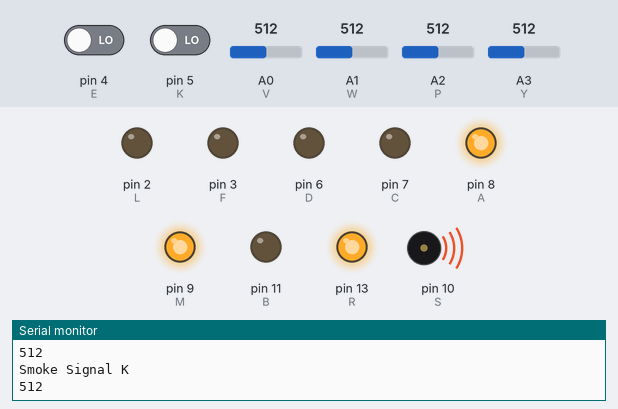
The sketch below on a simulated Arduino Uno, built with avr-gcc and run on an emulated ATmega328P. On the bench: output pins drawn as LEDs (lit = HIGH), buzzer (waves = sounding), the last lines printed to the serial monitor. Inputs (shaded band) come from the test bench; at power-on: pin 5 (K) LOW, pin 4 (E) LOW, A0 (V) = 512, A1 (W) = 512, A2 (P) = 512, A3 (Y) = 512. Pins used as bus, display or sensor lines are not drawn.

Above: at 4.8 s.
4.9 s: pin 5 (K) driven HIGH
At 9.4 s:
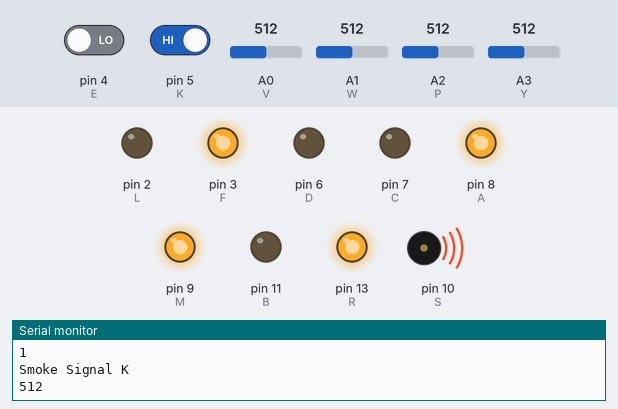
13.9 s: pin 4 (E) driven HIGH
At 17.1 s:
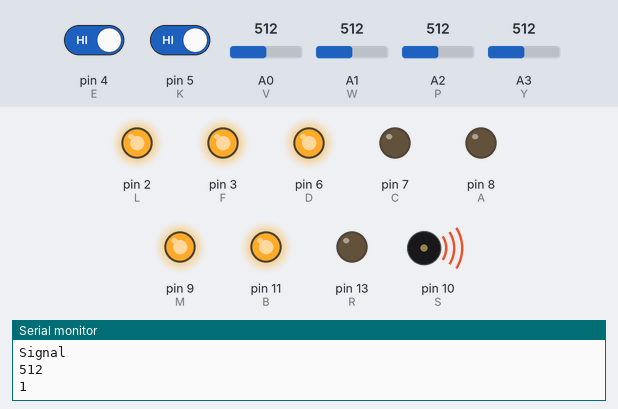
23.1 s: pin 5 (K) driven LOW
At 26.5 s:
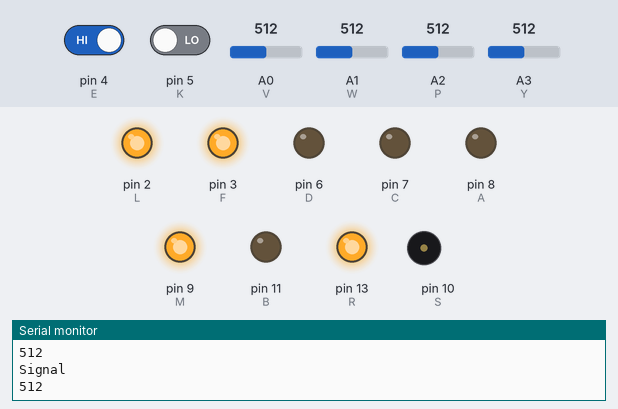
32.1 s: pin 4 (E) driven LOW
At 35.8 s:
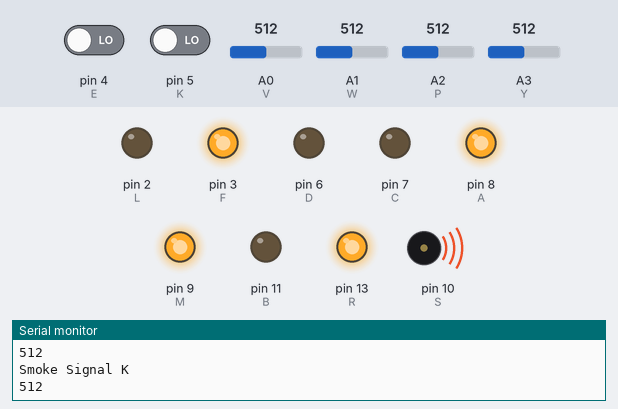
42.9 s: A0 (V) set to 90
48.1 s: A1 (W) set to 111
53.1 s: A1 (W) set to 90
At 55.0 s:
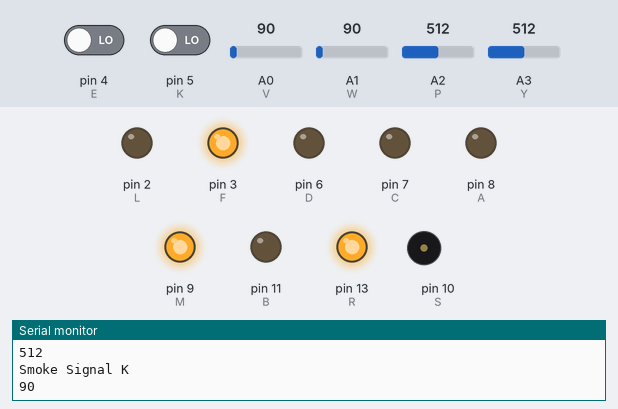
Timing chart, 0 to 56.5 s (numbered marks = the images above; inputs shaded):
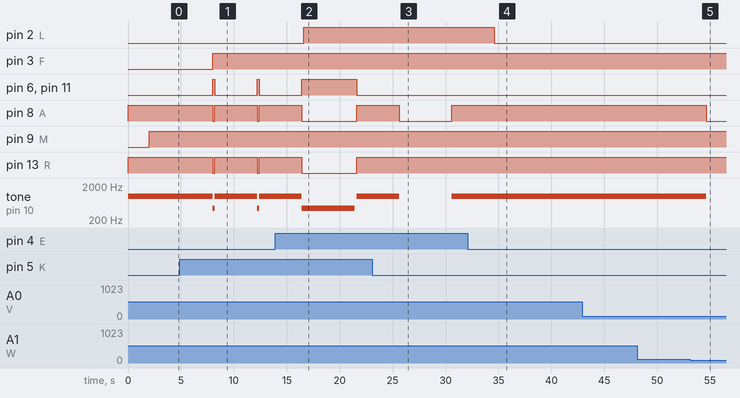

The sketch:

HomeShh.ino
```cpp
// (licence header left out)
// Simulator "Заткнись дом": https://www.tinkercad.com/things/afNAJcOk2rS-sim-zatknis-dom-/editel?sharecode=b4-hxomIlO_lSzW6PpGuVMrkRsW0HRKllROT_KIAYx4=

// Copy the circuit from the simulator above and use the code below to perform the simulation.

/*
The simulation includes a house (drawn as cables), you can see the reference at the README.md file in this repository.
Once you are running the simulation, you can activate/deactivate the sensors manually and see how the HomeShh works.
There are gif files at the README.md where you can see a couple of demostrations.
*/

// Light settings:
const int G =12;  // green
const int B =11;  // blue
const int R =13;  // red
const int S = 10;  // buzzer
const int A = 8; // red
const int C = 7; // green
const int D = 6; // blue
const int K = 5; // PIR kitchen and garage
const int M = 9; // fan
const int E = 4; // PIR garage light
const int F = 3; // relay outside lights
const int L = 2; // relay garage light
const int Y = A3; // phone
const int P = A2; // doorbell
const int V = A0; // fire in the kitchen
const int W = A1; // fire in the garage

int s = 0;
int c = 0;
int ms = 0;
int db = 0;

void setup()
{
  pinMode(G, OUTPUT);
  pinMode(B, OUTPUT);
  pinMode(R, OUTPUT);
  pinMode(S, OUTPUT);
  pinMode(M, OUTPUT);
  pinMode(A, OUTPUT);
  pinMode(C, OUTPUT);
  pinMode(D, OUTPUT);
  pinMode(F, OUTPUT);
  pinMode(L, OUTPUT);
  Serial.begin(9600);
  pinMode(K, INPUT);
  pinMode(V, INPUT);
  pinMode(E, INPUT);
  pinMode(W, INPUT);
  pinMode(Y, INPUT);
  pinMode(P, INPUT);

  Nothing();
  OffS();
  digitalWrite(M, LOW);
  digitalWrite(L, LOW);
  digitalWrite(F, LOW);
  digitalWrite(S, LOW);
  noTone(S);

}

void loop() {

   // Car in the garage (when motion sensor is activated in simulator)

  long car = digitalRead(E);

 if(car == HIGH) {

   digitalWrite(L, HIGH);
   delay(5000); //time for simulation purposes

 }

  else

   {

    digitalWrite(L, LOW);

  }

  //Fire simulation (smoke detector is activated in the simulator)

  s = analogRead(V);
  Serial.println("Smoke Signal K");
  Serial.println(s);

  if (s > 100) {

    Fire();
    FireS();
    tone(S, 1000);
    delay(2000);
    analogWrite(M, 255);

  }

  else {

    noTone(S);
    Nothing();
    OffS();

  }

  ms = analogRead(W);
  Serial.println("Smoke Signal G");
  Serial.println(ms);

  if (ms > 100) {

    Fire();
    FireS();
    tone(S, 1000);
    delay(2000);
    analogWrite(M, 255);

  }

  else {

    noTone(S);
    Nothing();
    OffS();
  }

  // Phone simulation (pushbutton is pressed in the simulator)

  c = analogRead(Y);
  Serial.println("call");
  Serial.println(c);

  if (c == 1023) {

    Phone();
    PhoneS();
    tone(S, 700);
    delay(1000);
    analogWrite(M, 255);

  }

  else {

    noTone(S);
    Nothing();
    OffS();

  }

  // Doorbell simulation (pushbutton is pressed in the simulator)

  db = analogRead(P);
  Serial.println("Signal");
  Serial.println(db);
  if (db == 1023) {

    Doorbell();
    DoorbellS();
    tone(S, 330);
    delay(350);
    tone(S, 261);
    delay(350);
    analogWrite(M, 255);

  }

  else {

    noTone(S);
    Nothing();
    OffS();

  }

  // Burglar Simulation (one or both of the motion sensors at the house entrances are activated in the simulator)

long b = digitalRead(K);

 if(b == HIGH) {

   Robbery();
   RobberyS();
   tone(S, 440, 5000);
   digitalWrite(F, HIGH);
   Serial.println(b);
   delay(200);
   analogWrite(M, 255);

  }

  else

   {

    OffS();
    noTone(S);

  }

}

// Functions for RGB lights:

void Fire() {
  //RED!
  digitalWrite(R, HIGH);
  digitalWrite(B, LOW);
  digitalWrite(G, LOW);
}
void Doorbell() {
  //GREEN
  digitalWrite(R, LOW);
  digitalWrite(B, LOW);
  digitalWrite(G, HIGH);
}
void Robbery() {
  //BLUE
  digitalWrite(R, LOW);
  digitalWrite(B, HIGH);
  digitalWrite(G, LOW);
}
void Noise() { //ABOVE 120db!!!
  //MAGENTA
  digitalWrite(R, HIGH);
  digitalWrite(B, HIGH);
  digitalWrite(G, LOW);
}
void Phone() {
  //CYAN
  digitalWrite(R, LOW);
  digitalWrite(B, HIGH);
  digitalWrite(G, HIGH);
}
void Nothing() {
  //YELLOW
  digitalWrite(R, HIGH);
  digitalWrite(B, LOW);
  digitalWrite(G, HIGH);
}

// BEDROOM FAN ALARM RGB (In real life this would have a reset button next to the bed so the fan could be reset by user after waking up)

 void FireS() {
  //RED!
  digitalWrite(A, HIGH);
  digitalWrite(D, LOW);
  digitalWrite(C, LOW);
}
void DoorbellS() {
  //GREEN
  digitalWrite(A, LOW);
  digitalWrite(D, LOW);
  digitalWrite(C, HIGH);
}
void RobberyS() {
  //BLUE
  digitalWrite(A, LOW);
  digitalWrite(D, HIGH);
  digitalWrite(C, LOW);
}
void NoiseS() { //ABOVE 120db!!!
  //MAGENTA (the simulator doesn't have microphones)
  digitalWrite(A, HIGH);
  digitalWrite(D, HIGH);
  digitalWrite(C, LOW);
}
void PhoneS() {
  //CYAN
  digitalWrite(A, LOW);
  digitalWrite(D, HIGH);
  digitalWrite(C, HIGH);
}
void NothingS() {
  //YELLOW
  digitalWrite(A, HIGH);
  digitalWrite(D, LOW);
  digitalWrite(C, HIGH);
}
 void OffS() {
  digitalWrite(A, LOW);
  digitalWrite(D, LOW);
  digitalWrite(C, LOW);
}

// END of functions
```

Measured:
- the behaviour switches between 101 and 100 on A1 (W) (found by bisection; images 4 and 5)
- after the input at 4.9 s, pin 3 (F): LOW → HIGH after 3.1 s; pin 6 (D), pin 11 (B): alternates HIGH for 0.20 s and LOW for 4.0 s, starting after 3.1 s; pin 8 (A), pin 13 (R): alternates HIGH for 4.0 s and LOW for 0.20 s, starting after 3.1 s; tone on pin 10 (S): alternates 1000 Hz for 4.0 s and 440 Hz for 0.20 s, starting after 3.1 s
- after the input at 13.9 s, pin 2 (L): LOW → HIGH after 2.7 s
- after the input at 23.1 s, pin 6 (D), pin 11 (B): stays LOW (without the input it goes to HIGH after 2.5 s); pin 13 (R): stays HIGH (without the input it goes to LOW after 2.5 s)
- after the input at 32.1 s, pin 2 (L): HIGH → LOW after 2.5 s; pin 8 (A): stays HIGH (without the input it goes to LOW after 2.5 s); tone on pin 10 (S): stays 1000 Hz (without the input it goes to silent after 2.5 s)
- after the input at 53.1 s, pin 8 (A): HIGH → LOW after 1.5 s; tone on pin 10 (S): 1000 Hz → silent after 1.5 s
